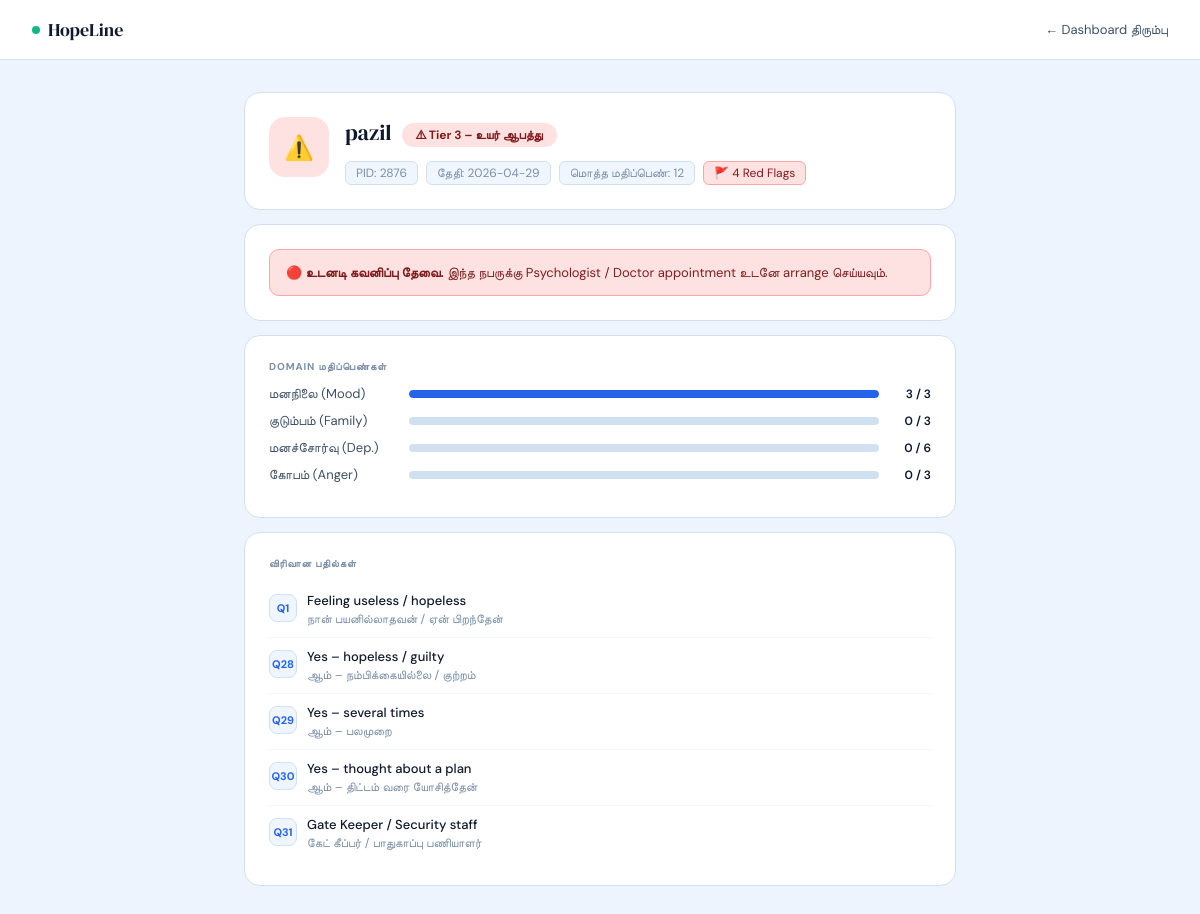
/patient/1, run on the app's committed database.
### tables this page shows
CREATE TABLE assessments (
                id           INTEGER PRIMARY KEY AUTOINCREMENT,
                pid          TEXT    NOT NULL,
                name         TEXT    NOT NULL,
                date         TEXT    NOT NULL,
                answers      TEXT    NOT NULL,
                total_score  INTEGER NOT NULL,
                tier         INTEGER NOT NULL,
                mood_score   INTEGER DEFAULT 0,
                family_score INTEGER DEFAULT 0,
                dep_score    INTEGER DEFAULT 0,
                anger_score  INTEGER DEFAULT 0,
                red_flags    INTEGER DEFAULT 0,
                created_at   TEXT    NOT NULL
            );

### main.py (the view)
@app.get("/patient/{record_id}", response_class=HTMLResponse)
async def patient_detail(request: Request, record_id: int):
    with get_db() as conn:
        row = conn.execute("SELECT * FROM assessments WHERE id=?", (record_id,)).fetchone()
    if not row:
        return RedirectResponse("/dashboard")
    p = dict(row)
    p["answers"] = json.loads(p["answers"])
    return render(request, "patient.html", {"p": p})

### templates/patient.html (shortened to what this page needs)
<!DOCTYPE html>
<html lang="ta">
<head>
</head>
<body>
<nav class="nav">
  <div class="brand"><div class="brand-dot"></div>HopeLine</div>
  <a href="/dashboard" class="back">← Dashboard திரும்பு</a>
</nav>
<div class="page">
  <div class="card">
    <div class="ph-wrap">
      {% if p.tier==3 %}
        <div class="ph-avatar" style="background:#fee2e2">⚠️</div>
      {% elif p.tier==2 %}
        <div class="ph-avatar" style="background:#fef3c7">⚡</div>
      {% else %}
        <div class="ph-avatar" style="background:#d1fae5">✅</div>
      {% endif %}
      <div style="flex:1">
        <div style="display:flex;align-items:center;gap:10px;flex-wrap:wrap;margin-bottom:8px">
          <div class="ph-name">{{ p.name }}</div>
          {% if p.tier==3 %}<span class="tbadge tb3">⚠ Tier 3 – உயர் ஆபத்து</span>
          {% elif p.tier==2 %}<span class="tbadge tb2">⚡ Tier 2 – கவனிப்பு தேவை</span>
          {% else %}<span class="tbadge tb1">✓ Tier 1 – சாதாரண நிலை</span>{% endif %}
        </div>
        <div class="ph-meta">
          <span class="chip">PID: {{ p.pid }}</span>
          <span class="chip">தேதி: {{ p.date }}</span>
          <span class="chip">மொத்த மதிப்பெண்: {{ p.total_score }}</span>
          {% if p.red_flags>0 %}
          <span class="chip chip-red">🚩 {{ p.red_flags }} Red Flag{{ 's' if p.red_flags>1 }}</span>
          {% endif %}
        </div>
      </div>
    </div>
  </div>
  <div class="card">
    {% if p.tier==3 %}
      <div class="alert a-red">🔴 <strong>உடனடி கவனிப்பு தேவை.</strong> இந்த நபருக்கு Psychologist / Doctor appointment உடனே arrange செய்யவும்.</div>
    {% elif p.tier==2 %}
      <div class="alert a-yellow">🟡 <strong>Follow-up பரிந்துரை.</strong> மனநல ஆலோசனை அல்லது Counselling session schedule செய்யவும்.</div>
    {% else %}
      <div class="alert a-green">🟢 <strong>சாதாரண நிலை.</strong> தொடர்ந்து monitoring தேவை. மாற்றம் தெரிந்தால் reassess செய்யவும்.</div>
    {% endif %}
  </div>
  <div class="card">
    <div class="sec-lbl">Domain மதிப்பெண்கள்</div>
    <div class="sc-row">
      <div class="sc-name">மனநிலை (Mood)</div>
      <div class="sc-bar"><div class="sc-fill" style="width:{{ [((p.mood_score/3)*100)|int,100]|min }}%;background:#2563eb"></div></div>
      <div class="sc-val">{{ p.mood_score }} / 3</div>
    </div>
    <div class="sc-row">
      <div class="sc-name">குடும்பம் (Family)</div>
      <div class="sc-bar"><div class="sc-fill" style="width:{{ [((p.family_score/3)*100)|int,100]|min }}%;background:#10b981"></div></div>
      <div class="sc-val">{{ p.family_score }} / 3</div>
    </div>
    <div class="sc-row">
      <div class="sc-name">மனச்சோர்வு (Dep.)</div>
      <div class="sc-bar"><div class="sc-fill" style="width:{{ [((p.dep_score/6)*100)|int,100]|min }}%;background:#6366f1"></div></div>
      <div class="sc-val">{{ p.dep_score }} / 6</div>
    </div>
    <div class="sc-row">
      <div class="sc-name">கோபம் (Anger)</div>
      <div class="sc-bar"><div class="sc-fill" style="width:{{ [((p.anger_score/3)*100)|int,100]|min }}%;background:#f59e0b"></div></div>
      <div class="sc-val">{{ p.anger_score }} / 3</div>
    </div>
  </div>
  <div class="card">
    <div class="sec-lbl">விரிவான பதில்கள்</div>
    {% for qid, ans in p.answers.items() %}
    <div class="ans-row">
      <div class="ans-qn">Q{{ qid }}</div>
      <div>
        <div class="ans-en">{{ ans.en }}</div>
        <div class="ans-ta">{{ ans.ta }}</div>
      </div>
    </div>
    {% endfor %}
  </div>
</div>
</body>
</html>

### templates/patient.html (style rules this page uses)
*,*::before,*::after { box-sizing:border-box;margin:0;padding:0 }
:root { --ink:#0f1a2e;--ink-soft:#3d5066;--ink-mute:#7a8fa6; --surface:#fff;--bg:#eef4fd;--surface-2:#f0f6ff;--border:#d1e0f0; --accent:#2563eb;--green:#10b981;--warn:#f59e0b;--red:#ef4444; --font-head:'DM Serif Display',Georgia,serif; --font-body:'DM Sans',sans-serif; }
body { font-family:var(--font-body);background:var(--bg);min-height:100vh }
a { text-decoration:none;color:inherit }
.nav { background:var(--surface);border-bottom:1px solid var(--border);padding:0 2rem;height:60px;display:flex;align-items:center;justify-content:space-between }
.brand { font-family:var(--font-head);font-size:18px;color:var(--ink);display:flex;align-items:center;gap:8px }
.brand-dot { width:8px;height:8px;border-radius:50%;background:var(--green) }
.back { font-size:13px;color:var(--ink-soft);display:flex;align-items:center;gap:5px;transition:color .12s }
.page { max-width:760px;margin:0 auto;padding:2rem 1.5rem }
.card { background:var(--surface);border:1px solid var(--border);border-radius:16px;padding:1.5rem;margin-bottom:14px }
.ph-wrap { display:flex;gap:16px;align-items:flex-start }
.ph-avatar { width:60px;height:60px;border-radius:16px;display:flex;align-items:center;justify-content:center;font-size:24px;flex-shrink:0 }
.ph-name { font-family:var(--font-head);font-size:22px;color:var(--ink);margin-bottom:6px }
.ph-meta { display:flex;gap:8px;flex-wrap:wrap }
.chip { font-size:12px;color:var(--ink-mute);background:var(--surface-2);border:1px solid var(--border);padding:3px 10px;border-radius:6px }
.chip-red { background:#fee2e2;color:#7f1d1d;border-color:#fca5a5 }
.tbadge { display:inline-flex;align-items:center;gap:4px;font-size:12px;font-weight:700;padding:4px 14px;border-radius:99px }
.tb3 { background:#fee2e2;color:#7f1d1d }
.alert { border-radius:10px;padding:12px 16px;font-size:13px;line-height:1.65 }
.a-red { background:#fee2e2;color:#7f1d1d;border:1px solid #fca5a5 }
.sec-lbl { font-size:10px;font-weight:700;letter-spacing:.09em;text-transform:uppercase;color:var(--ink-mute);margin-bottom:12px }
.sc-row { display:flex;align-items:center;gap:10px;margin-bottom:10px }
.sc-name { font-size:13px;color:var(--ink-soft);min-width:130px }
.sc-bar { flex:1;height:8px;background:var(--border);border-radius:99px;overflow:hidden }
.sc-fill { height:100%;border-radius:99px }
.sc-val { font-size:12px;font-weight:600;color:var(--ink);min-width:42px;text-align:right }
.ans-row { display:flex;gap:10px;padding:10px 0;border-bottom:1px solid var(--surface-2) }
.ans-row:last-child { border-bottom:none }
.ans-qn { width:28px;height:28px;border-radius:8px;background:var(--surface-2);border:1px solid var(--border);font-size:11px;font-weight:700;color:var(--accent);display:flex;align-items:center;justify-content:center;flex-shrink:0;margin-top:2px }
.ans-en { font-size:13px;font-weight:500;color:var(--ink) }
.ans-ta { font-size:12px;color:var(--ink-mute);margin-top:2px }

### data on the page
assessments: name "pazil", pid "2876", date "2026-04-29", total_score "12", red_flags "4", red_flags "s", mood_score "3", family_score "0", dep_score "0", anger_score "0"

### other printed values
{{ qid }} "1" "28" "29" "30" "31"
{{ ans.en }} "Feeling useless / hopeless" "Yes – hopeless / guilty" "Yes – several times" "Yes – thought about a plan" "Gate Keeper / Security staff"
{{ ans.ta }} "நான் பயனில்லாதவன் / ஏன் பிறந்தேன்" "ஆம் – நம்பிக்கையில்லை / குற்றம்" "ஆம் – பலமுறை" "ஆம் – திட்டம் வரை யோசித்தேன்" "கேட் கீப்பர் / பாதுகாப்பு பணியாளர்"
